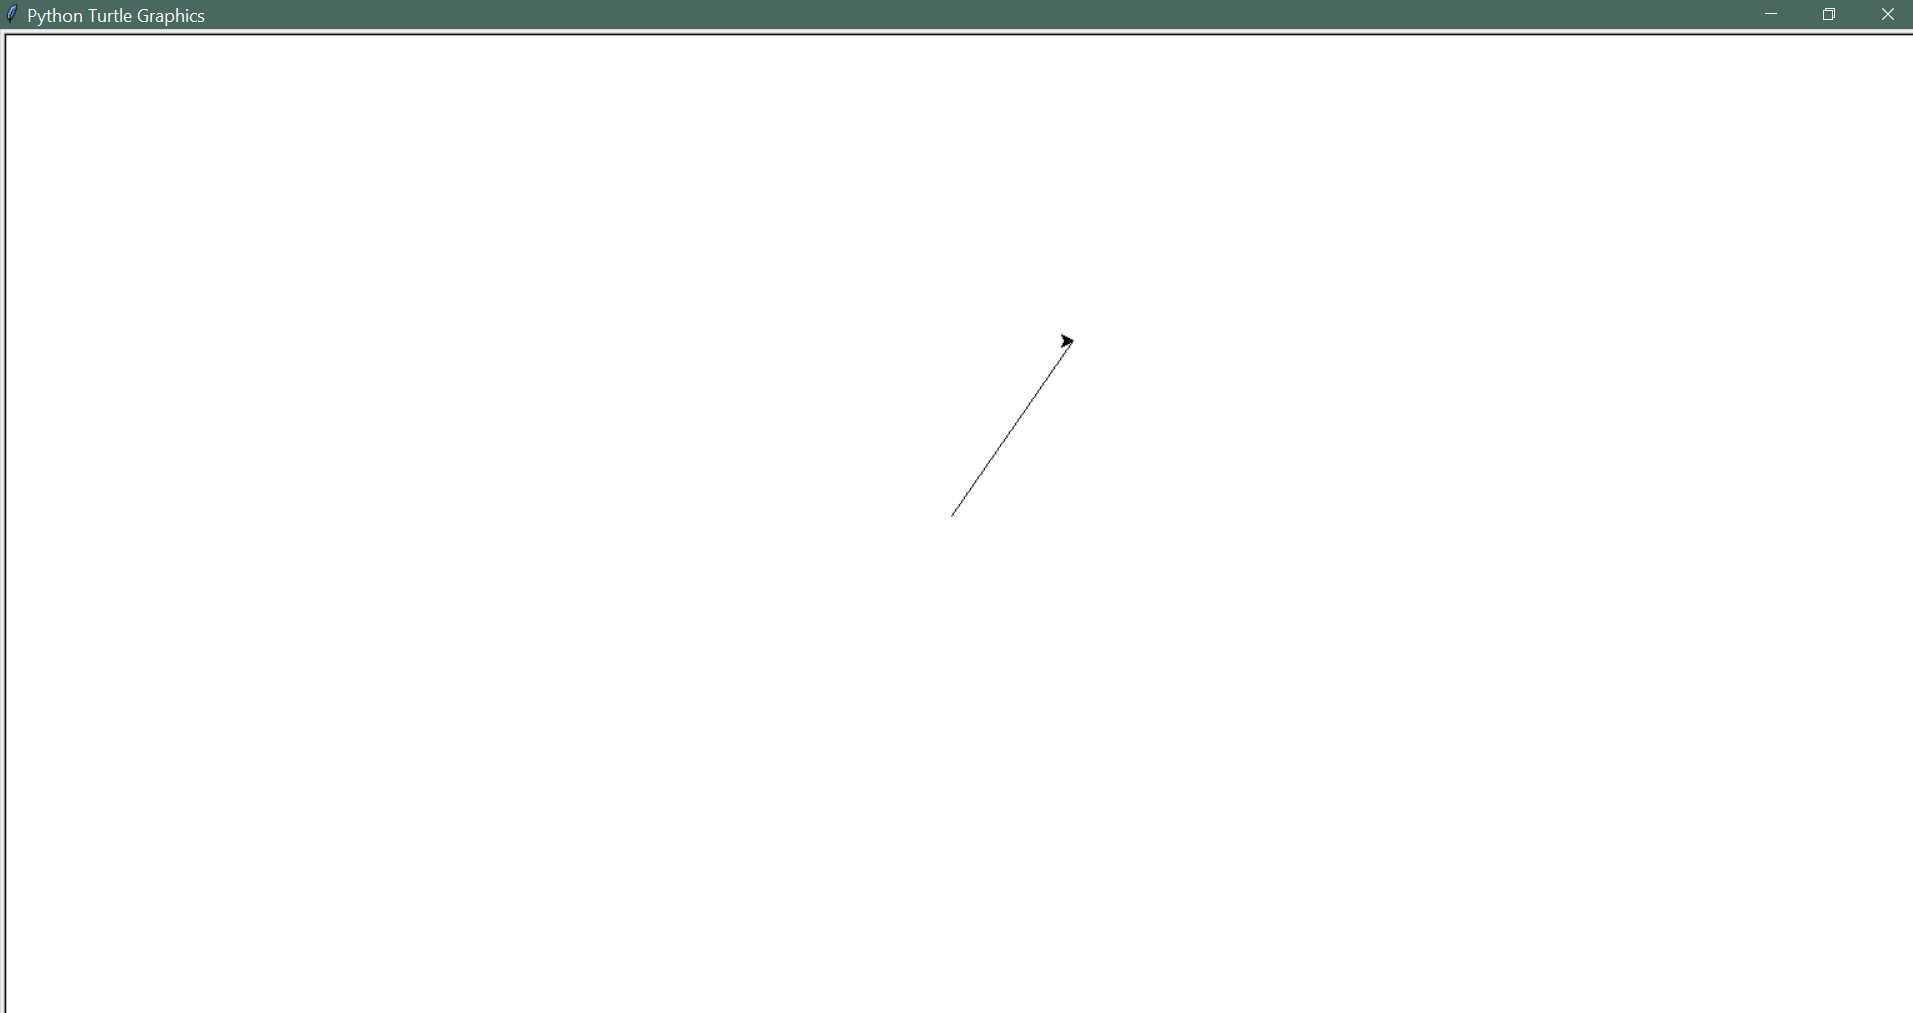

Reproduce this figure in Python.
import turtle

BLA = turtle.Turtle()

def line(x1,y1,x2,y2):
    
    xs = 0
    ys = 0
    if x1<x2:
        xs = 1

    else:
        xs = -1   

    if y1<y2:
        ys = 1

    else:
        ys = -1      

    x = x1
    y = y1 
    BLA.penup()
    BLA.goto(x,y)
    BLA.pendown()
    dx = x2-x1
    dy = y2-y1

    if abs(dy)<abs(dx):
        p0 = 2*dy-dx

        while abs(x) < abs(x2):
            if p0<0:
                x = x+1*xs
                BLA.goto(x,y)
                p0 = p0+2*dy
                print(x,y)

            else:
                x = x+1*xs
                y = y+1*ys
                p0 = p0+2*dy-2*dx
                BLA.goto(x,y)
                print(x,y)


    elif abs(dx)<abs(dy):
        p0 = 2*dx-dy

        while abs(y)<abs(y2):
            if p0<0:
                print(xs)

                y = y+1*ys
                BLA.goto(x,y)
                p0 = p0+2*dx
                print(x,y)


            else:
                x = x+1*xs
                y = y+1*ys
                p0 = p0+2*dx-2*dy
                BLA.goto(x,y)
                print(x,y)

                    


line(-10,20,87,160)                    
turtle.done()
